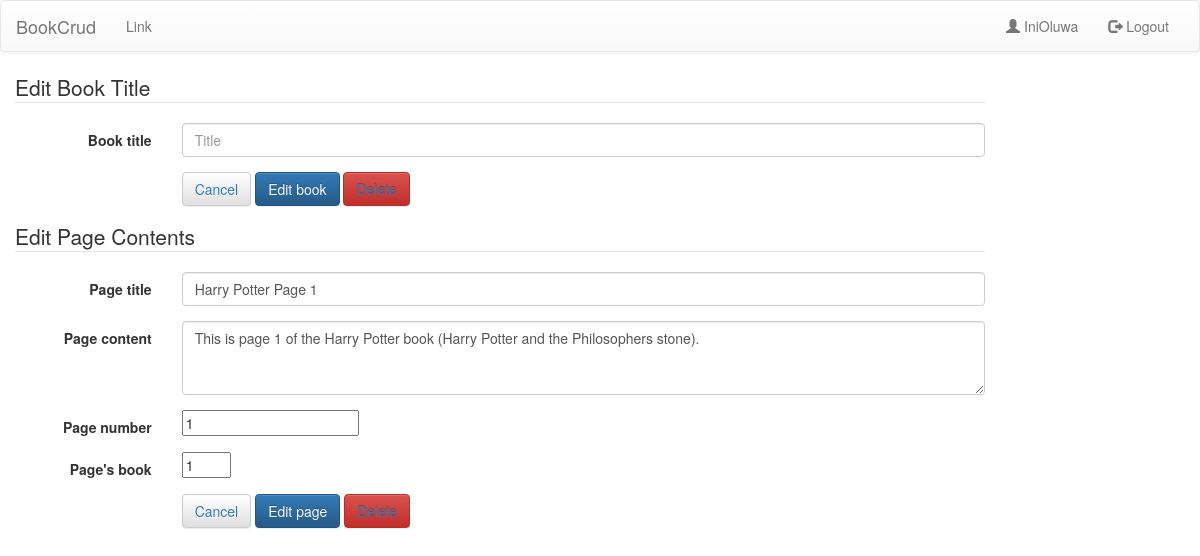
The page /book/edit.php?page=1 (signed in) on the database its author committed.
### tables this page shows
CREATE TABLE `pages` (
  `id` int(11) NOT NULL,
  `book_id` int(11) NOT NULL,
  `page_title` varchar(30) NOT NULL,
  `page_content` varchar(200) NOT NULL,
  `page_number` int(11) NOT NULL
);

### includes/book_functions.php (called while the page is built, shortened)
<?php
    function get_all_books() {
        global $connection;
        $books_query = "SELECT *
                        FROM books
                        ORDER BY id ASC";
        $books_list = mysqli_query($connection, $books_query);
        return $books_list;
    }
    function get_page_by_id($page_id) {
        global $connection;
        $query = "SELECT * FROM pages WHERE id = {$page_id} LIMIT 1";
        $results = mysqli_query($connection, $query);
        if ($page = mysqli_fetch_array($results)) {
            return $page;
        } else {
            return NULL;
        }
    }
    function find_selected() {
        if(isset($_GET['book'])){
            $selected_book = $_GET['book'];
            $the_selected_book = get_book_by_id($selected_book);
            $selected_page = "";
        }elseif(isset($_GET['page'])){
            $selected_page = $_GET['page'];
            $the_selected_page = get_page_by_id($selected_page);
        }else{
            $selected_book = "";
            $selected_page = "";
        }
    }
?>

### book/edit.php (the view, shortened to what this page needs)
<!DOCTYPE html>
<html>
    <head>
        <?php
            require_once("../includes/connection.php");
            require_once("../includes/book_functions.php");
        ?>
        <?php
            find_selected();
        ?>
        <?php include("../includes/header.php");?>
    </head>
    <body>
        <header>
            <nav class="navbar navbar-default">
                <div class="container-fluid">
                    <div class="navbar-header">
                        <a class="navbar-brand" href="#">BookCrud</a>
                    </div>
                    <div class="collapse navbar-collapse" id="bs-example-navbar-collapse-1">
                        <ul class="nav navbar-nav">
                            <li><a href="#">Link</a></li>
                        </ul>
                        <ul class="nav navbar-nav navbar-right">
                            <li><a href="#"><span class="glyphicon glyphicon-user"></span><?php echo " " . $_SESSION['username']?></a></li>
                            <li><a href="logout.php"><span class="glyphicon glyphicon-log-out"></span> Logout</a></li>
                        </ul>
                    </div>
                </div>
            </nav>
        </header>
        <section>
            <div class="col-sm-10 form">
                <form class="form-horizontal" action="edit.php?book=<?php echo urlencode($the_selected_book['id']); ?>" method="post">
                    <fieldset>
                    <legend>Edit Book Title</legend>
                      <div class="form-group">
                        <label for="" class="col-lg-2 control-label">Book title</label>
                        <div class="col-lg-10">
                          <input type="text" class="form-control" name="book_title" id="" placeholder="Title" value="<?php if (isset($the_selected_book)) {echo $the_selected_book['book_title'];} ?>">
                        </div>
                    </div>
                    <div class="form-group">
                        <div class="col-lg-10 col-lg-offset-2">
                            <button type="reset" class="btn btn-default"><a href="view_contents.php" />Cancel</a></button>
                            <button type="submit" class="btn btn-primary">Edit book</button>
                            <button type="delete" class="btn btn-danger"><a href="delete.php?book=<?php echo urlencode($the_selected_book['id']); ?>">Delete</a></button>
                        </div>
                    </div>
                  </fieldset>
                </form>
            </div>
            <div class="col-sm-10 form">
                <form class="form-horizontal" action="edit.php?page=<?php echo urlencode($the_selected_page['id']); ?>" method="post">
                    <fieldset>
                    <legend>Edit Page Contents</legend>
                    <div class="form-group">
                        <label for="" class="col-lg-2 control-label">Page title</label>
                        <div class="col-lg-10">
                          <input type="text" class="form-control" name="page_title" id="" placeholder="Page" value="<?php echo $the_selected_page['page_title']; ?>">
                        </div>
                    </div>
                    <div class="form-group">
                        <label for="textArea" class="col-lg-2 control-label">Page content</label>
                        <div class="col-lg-10">
                            <textarea class="form-control" rows="3" id="textArea" name="page_content" placeholder="Page content" ><?php echo $the_selected_page['page_content']; ?></textarea>
                        </div>
                    </div>
                    <div class="form-group">
                        <label for="" class="col-lg-2 control-label">Page number</label>
                        <div class="col-lg-10">
                            <input type="number" min="1" name="page_number" value="<?php echo $the_selected_page['page_number']; ?>">
                        </div>
                    </div>
                    <div class="form-group">
                        <label for="" class="col-lg-2 control-label">Page's book</label>
                        <div class="col-xs-1">
                            <input type="number" name="page_book_id" min="1" max="<?php $books = mysqli_fetch_array(get_all_books()); echo count($books);?>" value="<?php echo $the_selected_page['book_id']; ?>">
                        </div>
                    </div>
                    <div class="form-group">
                        <div class="col-lg-10 col-lg-offset-2">
                            <button type="reset" class="btn btn-default"><a href="view_contents.php" />Cancel</a></button>
                            <button type="submit" class="btn btn-primary">Edit page</button>
                            <button type="delete" class="btn btn-danger"><a href="delete.php?page=<?php echo urlencode($the_selected_page['id']); ?>">Delete</a></button>
                        </div>
                    </div>
                  </fieldset>
                </form>
            </div>
        </section>
    </body>
</html>

### rows shown on the page
pages: page_title "Harry Potter Page 1", page_content "This is page 1 of the Harry Potter book (Harry Potter and the Philosophers stone).", page_number "1", page_book_id "1"

### other values the page prints
$_SESSION['username'] "IniOluwa"
